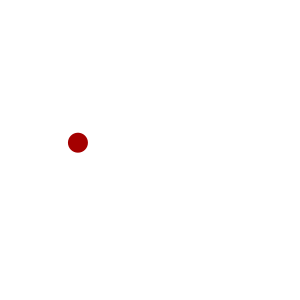
Frame 1 (no input)
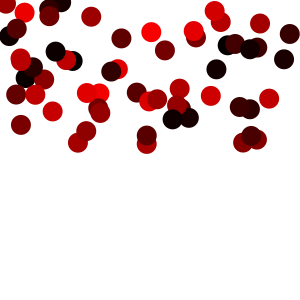
Frame 60 (the mouse pressed at the canvas centre just before this capture)
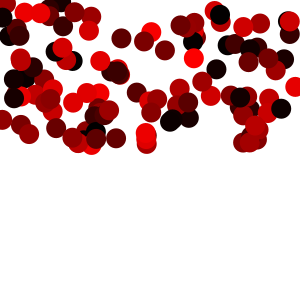
Frame 120 (the mouse held since frame 60 and released just before this capture)

The Processing sketch that drew these frames (run headless with seeded random() and noise(); from frame 60 on, the mouse is pressed at the canvas centre):

// Processing sketch: catapora
// ── catapora.pde
void setup()
{
  size(300, 300);
  background(255);
  noStroke();
}

void draw()
{
  fill(random(255), 0, 0);
  ellipse(random(300), random(150), 20, 20);
}
